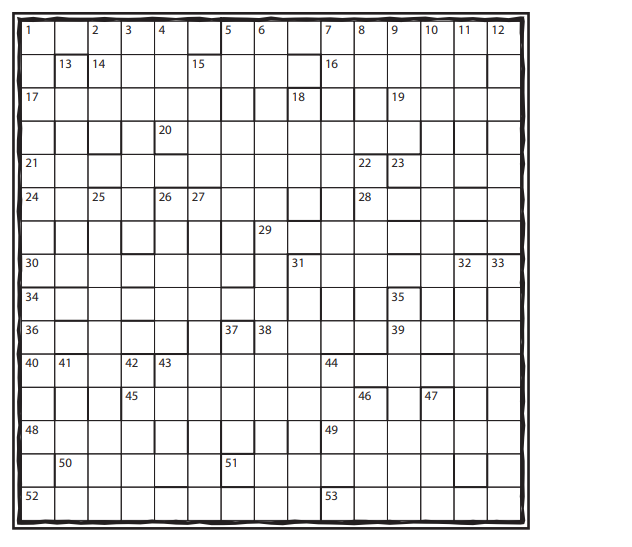
#> input picture img_test/wild.png, 632 x 547 px
$ python grid.py   (older library calls are emulated)
#> lines starting #> are read from the running program, lines starting #| are printed output that depends on the picture; after the words box and inside, x2 and y2 are one past the last pixel; in counts of white or black regions, pixels touching at a corner belong together
#> further down, im is the input picture: shape (547, 632, 3); mean R, G, B 231.4, 231, 231.1
from fractions import Fraction
import math
import warnings

import cv2
import imageio
import numpy as np
import scipy.interpolate
import scipy.signal
import skimage


blacker = np.fmin
whiter = np.fmax


def autocorrelate(x):
	'''
	Get autocorrelation of an image.

	Output size is 2s-1 for each dimension of size s.
	'''
	ret = scipy.signal.fftconvolve(x, np.flip(x), mode='full')
	assert ret.shape == tuple(2*s-1 for s in x.shape)
	for i, s in enumerate(x.shape):
		m = np.minimum(np.arange(1, 2*s), np.arange(2*s-1, 0, -1))
		m = m.reshape(m.shape + (1,) * (x.ndim - i - 1))
		# m = np.maximum(m, s // 2)
		ret *= s / m
		cutoff = s // 2
		ret = np.moveaxis(np.moveaxis(ret, i, 0)[cutoff:m.size-cutoff], 0, i)
	return ret

def get_mountain_slice(x, mid):
	'''Get a slice from a peak at index mid to the bottom of both sides.'''
	low = mid
	while low-1 > 0 and x[low-1] < x[low]:
		low -= 1
	high = mid
	while high+1 < len(x) and x[high+1] < x[high]:
		high += 1
	return slice(low, high)

def is_far_from_edge(im, loc, thresh=1):
	assert im.ndim == len(loc)
	for s, x in zip(im.shape, loc):
		if x - thresh < 0 or x + thresh >= s:
			return False
	return True

def get_interpolated_peak(im, dis_loc, delta=1, order=2):
	'''Get the continuous location of a peak from a discrete 2D sample.'''
	assert is_far_from_edge(im, dis_loc, delta)
	y, x = dis_loc
	im_partial = im[y-delta:y+delta+1, x-delta:x+delta+1]
	spline = scipy.interpolate.RectBivariateSpline(
		np.arange(y-delta, y+delta+1),
		np.arange(x-delta, x+delta+1),
		-im_partial, # negative because optimize finds the min
		kx=order,
		ky=order,
	)
	result = scipy.optimize.minimize(
		lambda x: spline(*x),
		dis_loc,
		bounds=((y-delta, y+delta), (x-delta, x+delta)),
	)
	return result.x

# [9 lines left out: function save_color, not called in this run]

def save(fname, im, resize=None):
	'''Save image.'''
	out = np.asarray(im)
	with warnings.catch_warnings():
		warnings.simplefilter('ignore') # suppress precision loss warning
		out = skimage.img_as_ubyte(out)
	if resize is not None:
		out = cv2.resize(out, resize.shape[1::-1], interpolation=cv2.INTER_NEAREST)
	imageio.imwrite(fname, out)

def make_normalized_mono(im):
	'''Convert to single channel (darkest channel) and normalize the image.'''
	bw = skimage.img_as_float(im)
	while bw.ndim > 2:
		bw = blacker.reduce(bw, axis=-1)
	bw -= np.mean(bw)
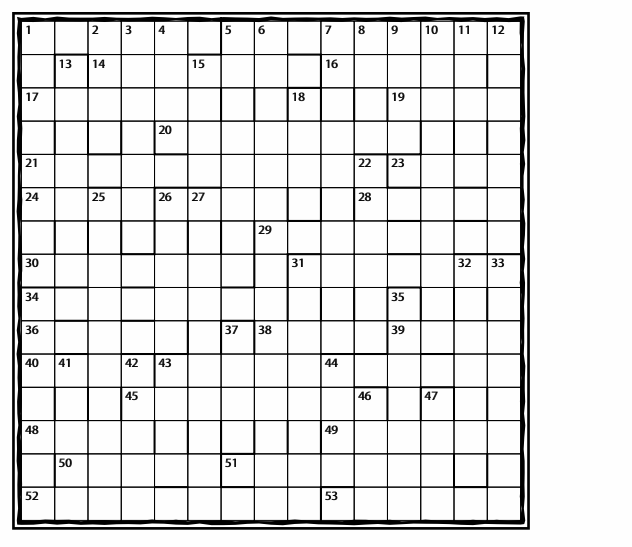
#> bw: shape (547, 632) float64; min -0.783, max 0.0955, mean 2.37e-16; drawn with min black and max white
	return bw

def get_square_size(im):
	bw = make_normalized_mono(im)
	ac = autocorrelate(bw)
#> the loop in autocorrelate, `for i, s in enumerate(x.shape):` made 2 passes
#> pass 1, in autocorrelate, `ret *= s / m`:
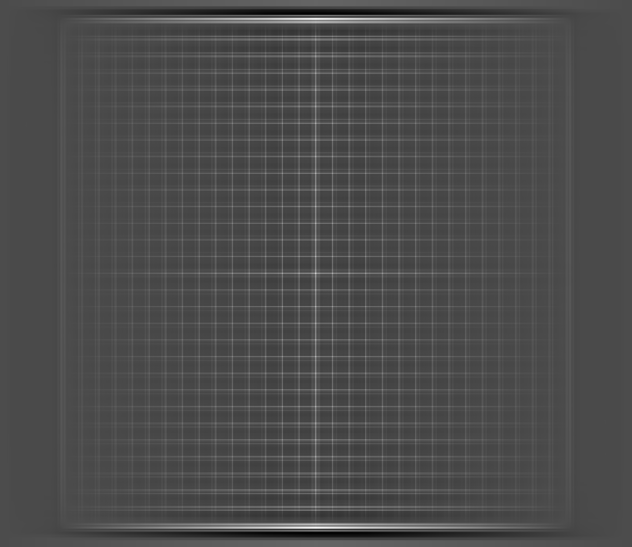
#> ret: shape (1093, 1263) float64 (shown at 1/2 size); min -9662.4, max 22655.9, mean 20.1; drawn with min black and max white
#> pass 1, in autocorrelate, `ret = np.moveaxis(np.moveaxis(ret, i, 0)[cutoff:m.size-cutoff], 0, i)`:
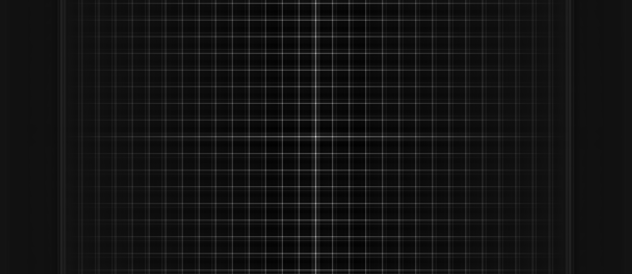
#> ret: shape (547, 1263) float64 (shown at 1/2 size); min -1785.4, max 21737.8, mean 7; drawn with min black and max white
	ac_mag = np.abs(ac)
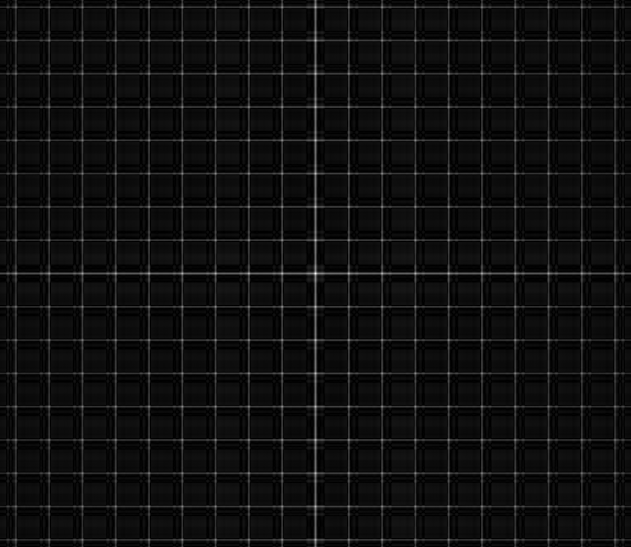
#> ac_mag: shape (547, 631) float64; min 0.00374, max 21737.8, mean 1335; drawn with min black and max white

	# use g as workspace to find peaks
	g = np.array(ac_mag)
	# remove zero frequencies
	g_y = g.mean(axis=1)
#> g_y = 547 values, max 8574.4 at index 273, min 678.4 at index 546, mean 1335
	y_mid = g_y.size // 2
	y_mid_slice = get_mountain_slice(g_y, y_mid)
#> the loop in get_mountain_slice, `while low-1 > 0 and x[low-1] < x[low]:` made 5 passes
#> low on passes 1 to 5: 272, 271, 270, 269, 268
#> after the loop in get_mountain_slice, `while low-1 > 0 and x[low-1] < x[low]:`: low = 268
#> the loop in get_mountain_slice, `while high+1 < len(x) and x[high+1] < x[high]:` made 5 passes
#> after the loop in get_mountain_slice, `while high+1 < len(x) and x[high+1] < x[high]:`: high = 278
	g_x = g.mean(axis=0)
#> g_x = 631 values, max 9928.4 at index 315, min 609.4 at index 9, mean 1335
	x_mid = g_x.size // 2
	x_mid_slice = get_mountain_slice(g_x, x_mid)
#> the loop in get_mountain_slice (call 2), `while low-1 > 0 and x[low-1] < x[low]:` made 4 passes
#> low on passes 1 to 4: 314, 313, 312, 311
#> the loop in get_mountain_slice (call 2), `while high+1 < len(x) and x[high+1] < x[high]:` made 4 passes
	g[y_mid_slice] = 0
	g[:,x_mid_slice] = 0
	g[:y_mid] = 0 # g has rotational symmetry, so only count it once
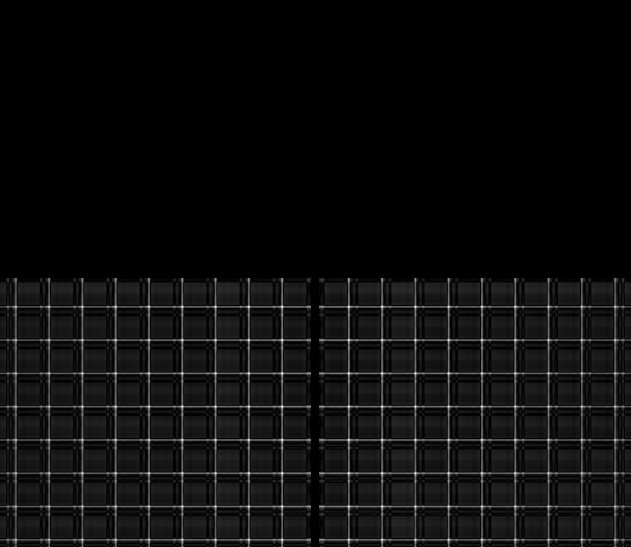
#> g: shape (547, 631) float64; min 0, max 11816.8, mean 625; drawn with min black and max white

	mountain_grid = np.zeros_like(g)

	# save_color('test_pre.png', g**3)

	peaks = []
	for i in range(20): #TODO:edit number of tries
		dis_loc = np.unravel_index(g.argmax(), g.shape)
		if is_far_from_edge(g, dis_loc):
			cont_loc = get_interpolated_peak(g, dis_loc)
			peaks.append(cont_loc)
			# print(dis_loc, cont_loc)
		y_peak_slice = get_mountain_slice(g[:,dis_loc[1]], dis_loc[0])
		x_peak_slice = get_mountain_slice(g[dis_loc[0]], dis_loc[1])
		mountain_grid[y_peak_slice, x_peak_slice] = g[y_peak_slice, x_peak_slice]
		g[y_peak_slice, x_peak_slice] = 0
#> this loop made 20 passes
#> (y in get_interpolated_peak, x in get_interpolated_peak, cont_loc) on passes 1 to 8: (373, 348, [372.9, 348.3]), (406, 282, [406.1, 281.7]), (373, 282, [372.9, 281.7]), (406, 348, [406.1, 348.3]), (406, 182, [406.1, 181.9]), (373, 415, [372.9, 415]), (406, 215, [406.1, 215.1]), (506, 282, [506, 281.7])
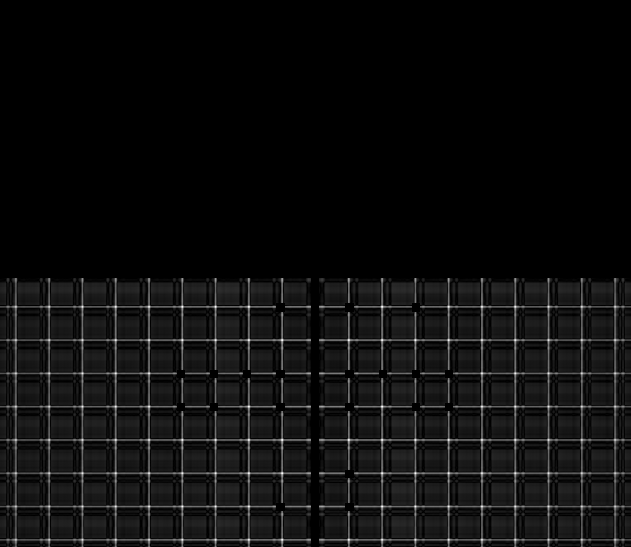
#> g: shape (547, 631) float64; 0.4% of pixels changed, all inside (x1, y1, x2, y2) = (177, 303, 453, 511); drawn with min black and max white
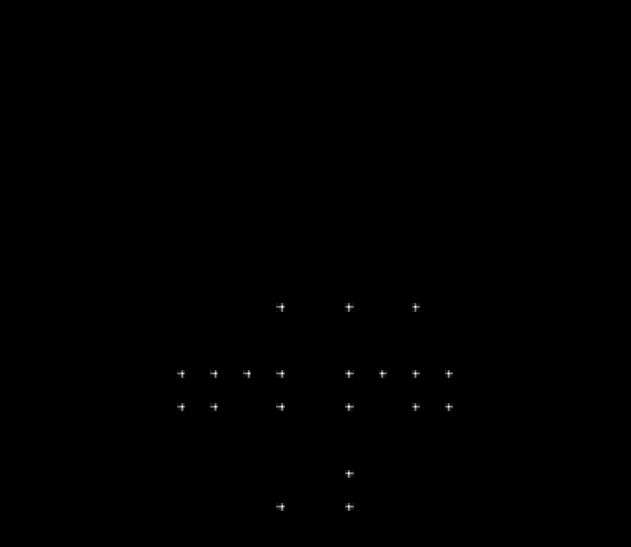
#> mountain_grid: shape (547, 631) float64; min 0, max 11816.8, mean 11.5; drawn with min black and max white
#> after the loop, peaks = 20 items, first 6: [372.9, 348.3], [406.1, 281.7], [372.9, 281.7], [406.1, 348.3], [406.1, 181.9], [372.9, 415]

	# save_color('test_keep.png', mountain_grid**3)
	# save_color('test.png', g**3)

	origin = np.asarray(g.shape) // 2
#> (the rest of the program and of its run is left out)
